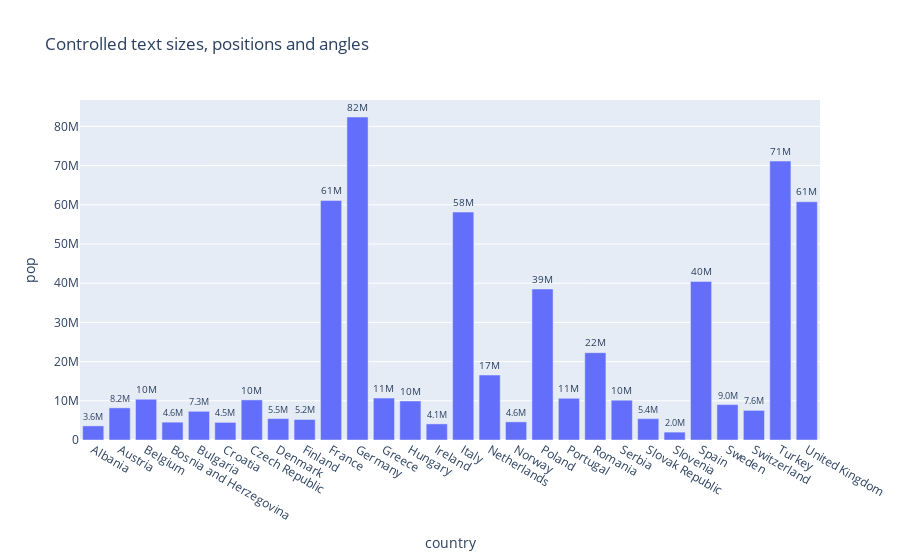

The notebook cell saved with this chart:
### Code cell
import plotly.express as px

df = px.data.gapminder().query("continent == 'Europe' and year == 2007 and pop > 2.e6")
fig = px.bar(df, y='pop', x='country', text_auto='.2s',
            title="Controlled text sizes, positions and angles")
fig.update_traces(textfont_size=12, textangle=0, textposition="outside", cliponaxis=False)
fig.show()

### Figure 1 — Plotly figure (JSON) as saved in the notebook; plotly's stock layout.template omitted (floating-point values rounded to 4 significant figures)
{"data": [{"alignmentgroup": "True", "cliponaxis": false, "hovertemplate": "country=%{x}<br>pop=%{y}<extra></extra>", "legendgroup": "", "marker": {"color": "#636efa", "pattern": {"shape": ""}}, "name": "", "offsetgroup": "", "orientation": "v", "showlegend": false, "textangle": 0, "textfont": {"size": 12}, "textposition": "outside", "texttemplate": "%{y:.2s}", "type": "bar", "x": ["Albania", "Austria", "Belgium", "Bosnia and Herzegovina", "Bulgaria", "Croatia", "Czech Republic", "Denmark", "Finland", "France", "Germany", "Greece", "Hungary", "Ireland", "Italy", "Netherlands", "Norway", "Poland", "Portugal", "Romania", "Serbia", "Slovak Republic", "Slovenia", "Spain", "Sweden", "Switzerland", "Turkey", "United Kingdom"], "xaxis": "x", "y": [3600523, 8199783, 10392226, 4552198, 7322858, 4493312, 10228744, 5468120, 5238460, 61083916, 82400996, 10706290, 9956108, 4109086, 58147733, 16570613, 4627926, 38518241, 10642836, 22276056, 10150265, 5447502, 2009245, 40448191, 9031088, 7554661, 71158647, 60776238], "yaxis": "y"}], "layout": {"barmode": "relative", "legend": {"tracegroupgap": 0}, "title": {"text": "Controlled text sizes, positions and angles"}, "xaxis": {"anchor": "y", "domain": [0, 1], "title": {"text": "country"}}, "yaxis": {"anchor": "x", "domain": [0, 1], "title": {"text": "pop"}}}}
